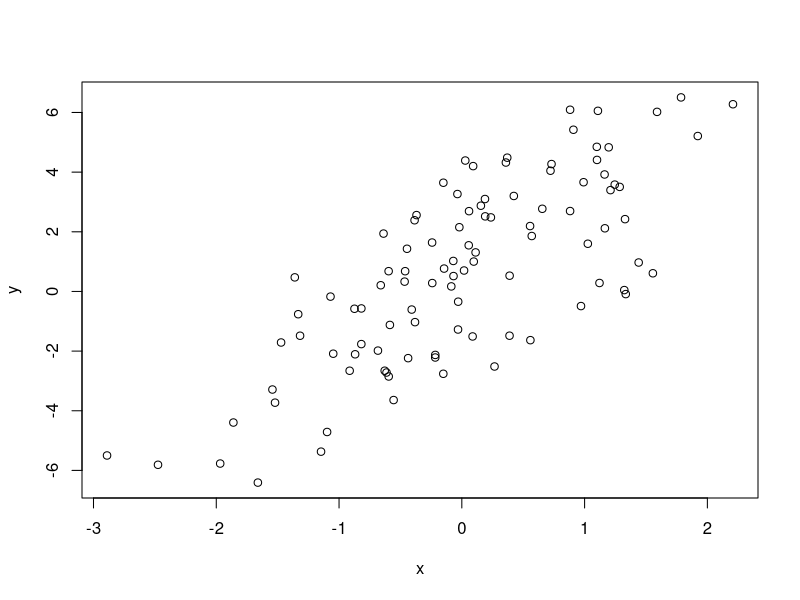
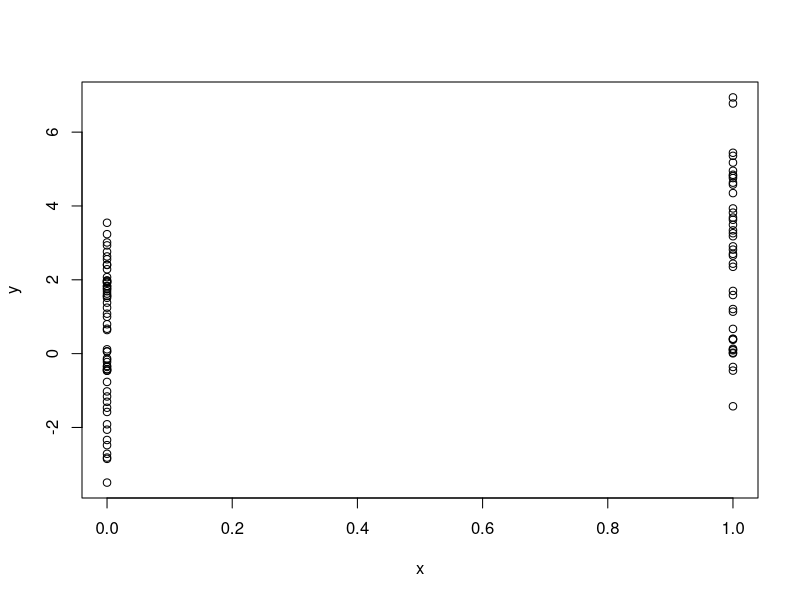
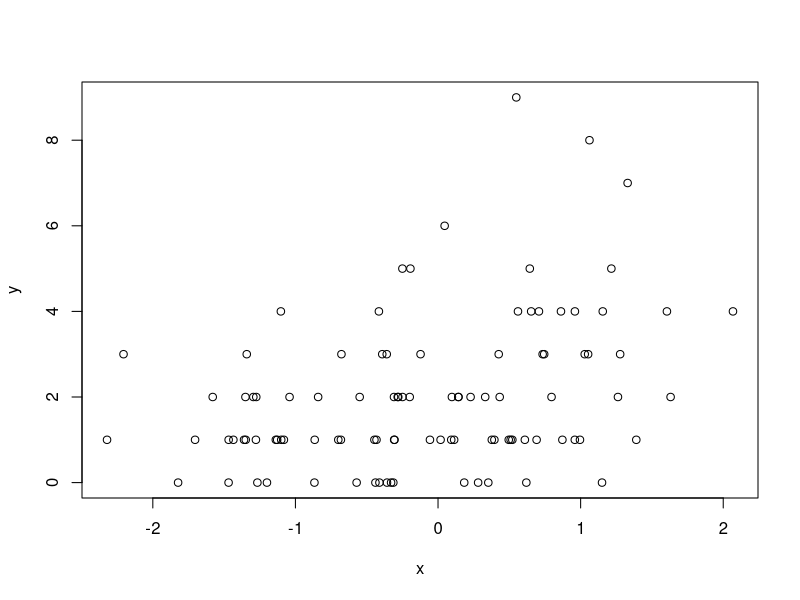

Source code (R) for these figures, in order:
# Generate 40-level factor variables
f <- gl(40, 10)
str(f)

library(datasets)
head(airquality)
str(airquality)
summary(airquality)
mean(is.na(airquality))
mean(is.na(airquality[,1]))
mean(is.na(airquality[,2]))
mean(complete.cases(airquality))

# matrix structure
m <- matrix(rnorm(100), 10, 10)
str(m)
m[,1]

# list structure
s <- split(airquality, airquality$Month)
str(s)

# Generate Numbers for a Linear Model
set.seed(20)
x <- rnorm(100)          # normal
e <- rnorm(100, 0, 2)
y <- 0.5 + 2* x + e
summary(y)
plot(x, y)

# x is Binary
set.seed(10)
x <- rbinom(100, 1, 0.5) # binomial
e <- rnorm(100, 0, 2)
y <- 0.5 + 2* x + e
summary(y)
plot(x, y)

# Poisson model
x <- rnorm(100)
log.mu <- 0.5 + 0.3* x
y <- rpois(100, exp(log.mu))
summary(y)
plot(x, y)

# Sampling
set.seed(1)
sample(1:10, 4)
sample(1:10, 4)
sample(letters, 5)
sample(1:10)  ## permutation
sample(1:10)
sample(1:10, replace = TRUE)  ## Sample w/replacement
